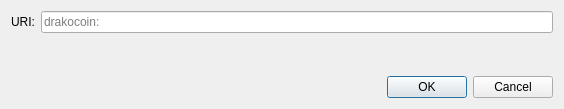
<?xml version="1.0" encoding="UTF-8"?>
<ui version="4.0">
 <class>OpenURIDialog</class>
 <widget class="QDialog" name="OpenURIDialog">
  <property name="geometry">
   <rect>
    <x>0</x>
    <y>0</y>
    <width>564</width>
    <height>109</height>
   </rect>
  </property>
  <property name="windowTitle">
   <string>Open drakocoin URI</string>
  </property>
  <layout class="QVBoxLayout" name="verticalLayout">
   <item>
    <layout class="QHBoxLayout" name="horizontalLayout">
     <item>
      <widget class="QLabel" name="label">
       <property name="text">
        <string>URI:</string>
       </property>
      </widget>
     </item>
     <item>
      <widget class="QValidatedLineEdit" name="uriEdit">
       <property name="placeholderText">
        <string notr="true">drakocoin:</string>
       </property>
      </widget>
     </item>
    </layout>
   </item>
   <item>
    <spacer name="verticalSpacer">
     <property name="orientation">
      <enum>Qt::Vertical</enum>
     </property>
     <property name="sizeHint" stdset="0">
      <size>
       <width>20</width>
       <height>40</height>
      </size>
     </property>
    </spacer>
   </item>
   <item>
    <widget class="QDialogButtonBox" name="buttonBox">
     <property name="orientation">
      <enum>Qt::Horizontal</enum>
     </property>
     <property name="standardButtons">
      <set>QDialogButtonBox::Cancel|QDialogButtonBox::Ok</set>
     </property>
    </widget>
   </item>
  </layout>
 </widget>
 <customwidgets>
  <customwidget>
   <class>QValidatedLineEdit</class>
   <extends>QLineEdit</extends>
   <header>qt/qvalidatedlineedit.h</header>
  </customwidget>
 </customwidgets>
 <resources/>
 <connections>
  <connection>
   <sender>buttonBox</sender>
   <signal>accepted()</signal>
   <receiver>OpenURIDialog</receiver>
   <slot>accept()</slot>
   <hints>
    <hint type="sourcelabel">
     <x>248</x>
     <y>254</y>
    </hint>
    <hint type="destinationlabel">
     <x>157</x>
     <y>274</y>
    </hint>
   </hints>
  </connection>
  <connection>
   <sender>buttonBox</sender>
   <signal>rejected()</signal>
   <receiver>OpenURIDialog</receiver>
   <slot>reject()</slot>
   <hints>
    <hint type="sourcelabel">
     <x>316</x>
     <y>260</y>
    </hint>
    <hint type="destinationlabel">
     <x>286</x>
     <y>274</y>
    </hint>
   </hints>
  </connection>
 </connections>
</ui>
